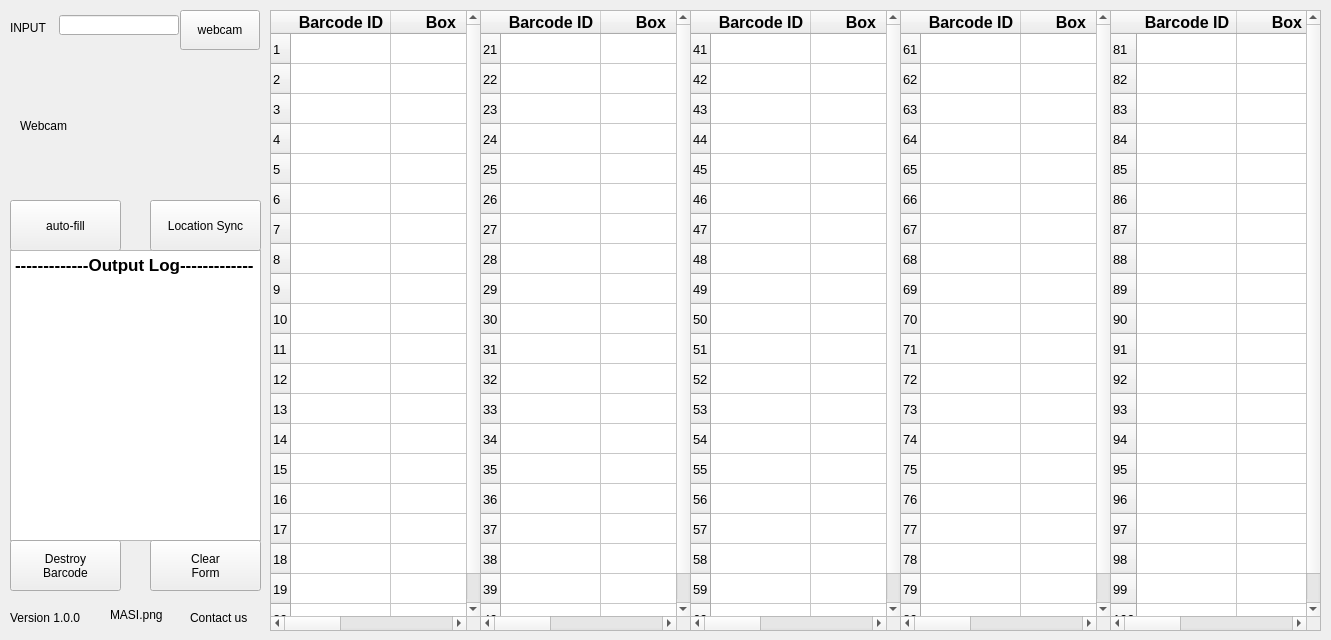
<?xml version="1.0" encoding="UTF-8"?>
<ui version="4.0">
 <class>Form</class>
 <widget class="QWidget" name="Form">
  <property name="geometry">
   <rect>
    <x>0</x>
    <y>0</y>
    <width>1331</width>
    <height>640</height>
   </rect>
  </property>
  <property name="windowTitle">
   <string>Form</string>
  </property>
  <widget class="QTableWidget" name="tableWidget_Group1">
   <property name="geometry">
    <rect>
     <x>270</x>
     <y>10</y>
     <width>211</width>
     <height>621</height>
    </rect>
   </property>
   <row>
    <property name="text">
     <string>1</string>
    </property>
    <property name="font">
     <font>
      <pointsize>10</pointsize>
     </font>
    </property>
   </row>
   <row>
    <property name="text">
     <string>2</string>
    </property>
    <property name="font">
     <font>
      <pointsize>10</pointsize>
     </font>
    </property>
   </row>
   <row>
    <property name="text">
     <string>3</string>
    </property>
    <property name="font">
     <font>
      <pointsize>10</pointsize>
     </font>
    </property>
   </row>
   <row>
    <property name="text">
     <string>4</string>
    </property>
    <property name="font">
     <font>
      <pointsize>10</pointsize>
     </font>
    </property>
   </row>
   <row>
    <property name="text">
     <string>5</string>
    </property>
    <property name="font">
     <font>
      <pointsize>10</pointsize>
     </font>
    </property>
   </row>
   <row>
    <property name="text">
     <string>6</string>
    </property>
    <property name="font">
     <font>
      <pointsize>10</pointsize>
     </font>
    </property>
   </row>
   <row>
    <property name="text">
     <string>7</string>
    </property>
    <property name="font">
     <font>
      <pointsize>10</pointsize>
     </font>
    </property>
   </row>
   <row>
    <property name="text">
     <string>8</string>
    </property>
    <property name="font">
     <font>
      <pointsize>10</pointsize>
     </font>
    </property>
   </row>
   <row>
    <property name="text">
     <string>9</string>
    </property>
    <property name="font">
     <font>
      <pointsize>10</pointsize>
     </font>
    </property>
   </row>
   <row>
    <property name="text">
     <string>10</string>
    </property>
    <property name="font">
     <font>
      <pointsize>10</pointsize>
     </font>
    </property>
   </row>
   <row>
    <property name="text">
     <string>11</string>
    </property>
    <property name="font">
     <font>
      <pointsize>10</pointsize>
     </font>
    </property>
   </row>
   <row>
    <property name="text">
     <string>12</string>
    </property>
    <property name="font">
     <font>
      <pointsize>10</pointsize>
     </font>
    </property>
   </row>
   <row>
    <property name="text">
     <string>13</string>
    </property>
    <property name="font">
     <font>
      <pointsize>10</pointsize>
     </font>
    </property>
   </row>
   <row>
    <property name="text">
     <string>14</string>
    </property>
    <property name="font">
     <font>
      <pointsize>10</pointsize>
     </font>
    </property>
   </row>
   <row>
    <property name="text">
     <string>15</string>
    </property>
    <property name="font">
     <font>
      <pointsize>10</pointsize>
     </font>
    </property>
   </row>
   <row>
    <property name="text">
     <string>16</string>
    </property>
    <property name="font">
     <font>
      <pointsize>10</pointsize>
     </font>
    </property>
   </row>
   <row>
    <property name="text">
     <string>17</string>
    </property>
    <property name="font">
     <font>
      <pointsize>10</pointsize>
     </font>
    </property>
   </row>
   <row>
    <property name="text">
     <string>18</string>
    </property>
    <property name="font">
     <font>
      <pointsize>10</pointsize>
     </font>
    </property>
   </row>
   <row>
    <property name="text">
     <string>19</string>
    </property>
    <property name="font">
     <font>
      <pointsize>10</pointsize>
     </font>
    </property>
   </row>
   <row>
    <property name="text">
     <string>20</string>
    </property>
    <property name="font">
     <font>
      <pointsize>10</pointsize>
     </font>
    </property>
   </row>
   <column>
    <property name="text">
     <string>Barcode ID</string>
    </property>
    <property name="whatsThis">
     <string/>
    </property>
    <property name="font">
     <font>
      <pointsize>12</pointsize>
      <weight>75</weight>
      <bold>true</bold>
     </font>
    </property>
    <property name="textAlignment">
     <set>AlignCenter</set>
    </property>
   </column>
   <column>
    <property name="text">
     <string>Box</string>
    </property>
    <property name="font">
     <font>
      <pointsize>12</pointsize>
      <weight>75</weight>
      <bold>true</bold>
     </font>
    </property>
    <property name="textAlignment">
     <set>AlignCenter</set>
    </property>
   </column>
   <column>
    <property name="text">
     <string>Pos</string>
    </property>
    <property name="font">
     <font>
      <pointsize>12</pointsize>
      <weight>75</weight>
      <bold>true</bold>
     </font>
    </property>
    <property name="textAlignment">
     <set>AlignCenter</set>
    </property>
   </column>
   <item row="0" column="0">
    <property name="text">
     <string/>
    </property>
    <property name="font">
     <font>
      <pointsize>10</pointsize>
     </font>
    </property>
    <property name="textAlignment">
     <set>AlignCenter</set>
    </property>
   </item>
   <item row="0" column="1">
    <property name="text">
     <string/>
    </property>
    <property name="font">
     <font>
      <pointsize>10</pointsize>
     </font>
    </property>
    <property name="textAlignment">
     <set>AlignCenter</set>
    </property>
   </item>
   <item row="0" column="2">
    <property name="text">
     <string/>
    </property>
    <property name="font">
     <font>
      <pointsize>10</pointsize>
     </font>
    </property>
    <property name="textAlignment">
     <set>AlignCenter</set>
    </property>
   </item>
  </widget>
  <widget class="QPushButton" name="btn_auto_fill">
   <property name="geometry">
    <rect>
     <x>10</x>
     <y>200</y>
     <width>111</width>
     <height>51</height>
    </rect>
   </property>
   <property name="text">
    <string>auto-fill</string>
   </property>
  </widget>
  <widget class="QLineEdit" name="textbox_barcode_id">
   <property name="geometry">
    <rect>
     <x>59</x>
     <y>15</y>
     <width>120</width>
     <height>20</height>
    </rect>
   </property>
   <property name="text">
    <string/>
   </property>
  </widget>
  <widget class="QTableWidget" name="tableWidget_Group2">
   <property name="geometry">
    <rect>
     <x>480</x>
     <y>10</y>
     <width>211</width>
     <height>621</height>
    </rect>
   </property>
   <row>
    <property name="text">
     <string>21</string>
    </property>
    <property name="font">
     <font>
      <pointsize>10</pointsize>
     </font>
    </property>
   </row>
   <row>
    <property name="text">
     <string>22</string>
    </property>
    <property name="font">
     <font>
      <pointsize>10</pointsize>
     </font>
    </property>
   </row>
   <row>
    <property name="text">
     <string>23</string>
    </property>
    <property name="font">
     <font>
      <pointsize>10</pointsize>
     </font>
    </property>
   </row>
   <row>
    <property name="text">
     <string>24</string>
    </property>
    <property name="font">
     <font>
      <pointsize>10</pointsize>
     </font>
    </property>
   </row>
   <row>
    <property name="text">
     <string>25</string>
    </property>
    <property name="font">
     <font>
      <pointsize>10</pointsize>
     </font>
    </property>
   </row>
   <row>
    <property name="text">
     <string>26</string>
    </property>
    <property name="font">
     <font>
      <pointsize>10</pointsize>
     </font>
    </property>
   </row>
   <row>
    <property name="text">
     <string>27</string>
    </property>
    <property name="font">
     <font>
      <pointsize>10</pointsize>
     </font>
    </property>
   </row>
   <row>
    <property name="text">
     <string>28</string>
    </property>
    <property name="font">
     <font>
      <pointsize>10</pointsize>
     </font>
    </property>
   </row>
   <row>
    <property name="text">
     <string>29</string>
    </property>
    <property name="font">
     <font>
      <pointsize>10</pointsize>
     </font>
    </property>
   </row>
   <row>
    <property name="text">
     <string>30</string>
    </property>
    <property name="font">
     <font>
      <pointsize>10</pointsize>
     </font>
    </property>
   </row>
   <row>
    <property name="text">
     <string>31</string>
    </property>
    <property name="font">
     <font>
      <pointsize>10</pointsize>
     </font>
    </property>
   </row>
   <row>
    <property name="text">
     <string>32</string>
    </property>
    <property name="font">
     <font>
      <pointsize>10</pointsize>
     </font>
    </property>
   </row>
   <row>
    <property name="text">
     <string>33</string>
    </property>
    <property name="font">
     <font>
      <pointsize>10</pointsize>
     </font>
    </property>
   </row>
   <row>
    <property name="text">
     <string>34</string>
    </property>
    <property name="font">
     <font>
      <pointsize>10</pointsize>
     </font>
    </property>
   </row>
   <row>
    <property name="text">
     <string>35</string>
    </property>
    <property name="font">
     <font>
      <pointsize>10</pointsize>
     </font>
    </property>
   </row>
   <row>
    <property name="text">
     <string>36</string>
    </property>
    <property name="font">
     <font>
      <pointsize>10</pointsize>
     </font>
    </property>
   </row>
   <row>
    <property name="text">
     <string>37</string>
    </property>
    <property name="font">
     <font>
      <pointsize>10</pointsize>
     </font>
    </property>
   </row>
   <row>
    <property name="text">
     <string>38</string>
    </property>
    <property name="font">
     <font>
      <pointsize>10</pointsize>
     </font>
    </property>
   </row>
   <row>
    <property name="text">
     <string>39</string>
    </property>
    <property name="font">
     <font>
      <pointsize>10</pointsize>
     </font>
    </property>
   </row>
   <row>
    <property name="text">
     <string>40</string>
    </property>
    <property name="font">
     <font>
      <pointsize>10</pointsize>
     </font>
    </property>
   </row>
   <column>
    <property name="text">
     <string>Barcode ID</string>
    </property>
    <property name="whatsThis">
     <string/>
    </property>
    <property name="font">
     <font>
      <pointsize>12</pointsize>
      <weight>75</weight>
      <bold>true</bold>
     </font>
    </property>
    <property name="textAlignment">
     <set>AlignCenter</set>
    </property>
   </column>
   <column>
    <property name="text">
     <string>Box</string>
    </property>
    <property name="font">
     <font>
      <pointsize>12</pointsize>
      <weight>75</weight>
      <bold>true</bold>
     </font>
    </property>
    <property name="textAlignment">
     <set>AlignCenter</set>
    </property>
   </column>
   <column>
    <property name="text">
     <string>Pos</string>
    </property>
    <property name="font">
     <font>
      <pointsize>12</pointsize>
      <weight>75</weight>
      <bold>true</bold>
     </font>
    </property>
    <property name="textAlignment">
     <set>AlignCenter</set>
    </property>
   </column>
   <item row="0" column="0">
    <property name="text">
     <string/>
    </property>
    <property name="font">
     <font>
      <pointsize>10</pointsize>
     </font>
    </property>
    <property name="textAlignment">
     <set>AlignCenter</set>
    </property>
   </item>
   <item row="0" column="1">
    <property name="text">
     <string/>
    </property>
    <property name="font">
     <font>
      <pointsize>10</pointsize>
     </font>
    </property>
    <property name="textAlignment">
     <set>AlignCenter</set>
    </property>
   </item>
   <item row="0" column="2">
    <property name="text">
     <string/>
    </property>
    <property name="font">
     <font>
      <pointsize>10</pointsize>
     </font>
    </property>
    <property name="textAlignment">
     <set>AlignCenter</set>
    </property>
   </item>
  </widget>
  <widget class="QTableWidget" name="tableWidget_Group3">
   <property name="geometry">
    <rect>
     <x>690</x>
     <y>10</y>
     <width>211</width>
     <height>621</height>
    </rect>
   </property>
   <row>
    <property name="text">
     <string>41</string>
    </property>
    <property name="font">
     <font>
      <pointsize>10</pointsize>
     </font>
    </property>
   </row>
   <row>
    <property name="text">
     <string>42</string>
    </property>
    <property name="font">
     <font>
      <pointsize>10</pointsize>
     </font>
    </property>
   </row>
   <row>
    <property name="text">
     <string>43</string>
    </property>
    <property name="font">
     <font>
      <pointsize>10</pointsize>
     </font>
    </property>
   </row>
   <row>
    <property name="text">
     <string>44</string>
    </property>
    <property name="font">
     <font>
      <pointsize>10</pointsize>
     </font>
    </property>
   </row>
   <row>
    <property name="text">
     <string>45</string>
    </property>
    <property name="font">
     <font>
      <pointsize>10</pointsize>
     </font>
    </property>
   </row>
   <row>
    <property name="text">
     <string>46</string>
    </property>
    <property name="font">
     <font>
      <pointsize>10</pointsize>
     </font>
    </property>
   </row>
   <row>
    <property name="text">
     <string>47</string>
    </property>
    <property name="font">
     <font>
      <pointsize>10</pointsize>
     </font>
    </property>
   </row>
   <row>
    <property name="text">
     <string>48</string>
    </property>
    <property name="font">
     <font>
      <pointsize>10</pointsize>
     </font>
    </property>
   </row>
   <row>
    <property name="text">
     <string>49</string>
    </property>
    <property name="font">
     <font>
      <pointsize>10</pointsize>
     </font>
    </property>
   </row>
   <row>
    <property name="text">
     <string>50</string>
    </property>
    <property name="font">
     <font>
      <pointsize>10</pointsize>
     </font>
    </property>
   </row>
   <row>
    <property name="text">
     <string>51</string>
    </property>
    <property name="font">
     <font>
      <pointsize>10</pointsize>
     </font>
    </property>
   </row>
   <row>
    <property name="text">
     <string>52</string>
    </property>
    <property name="font">
     <font>
      <pointsize>10</pointsize>
     </font>
    </property>
   </row>
   <row>
    <property name="text">
     <string>53</string>
    </property>
    <property name="font">
     <font>
      <pointsize>10</pointsize>
     </font>
    </property>
   </row>
   <row>
    <property name="text">
     <string>54</string>
    </property>
    <property name="font">
     <font>
      <pointsize>10</pointsize>
     </font>
    </property>
   </row>
   <row>
    <property name="text">
     <string>55</string>
    </property>
    <property name="font">
     <font>
      <pointsize>10</pointsize>
     </font>
    </property>
   </row>
   <row>
    <property name="text">
     <string>56</string>
    </property>
    <property name="font">
     <font>
      <pointsize>10</pointsize>
     </font>
    </property>
   </row>
   <row>
    <property name="text">
     <string>57</string>
    </property>
    <property name="font">
     <font>
      <pointsize>10</pointsize>
     </font>
    </property>
   </row>
   <row>
    <property name="text">
     <string>58</string>
    </property>
    <property name="font">
     <font>
      <pointsize>10</pointsize>
     </font>
    </property>
   </row>
   <row>
    <property name="text">
     <string>59</string>
    </property>
    <property name="font">
     <font>
      <pointsize>10</pointsize>
     </font>
    </property>
   </row>
   <row>
    <property name="text">
     <string>60</string>
    </property>
    <property name="font">
     <font>
      <pointsize>10</pointsize>
     </font>
    </property>
   </row>
   <column>
    <property name="text">
     <string>Barcode ID</string>
    </property>
    <property name="whatsThis">
     <string/>
    </property>
    <property name="font">
     <font>
      <pointsize>12</pointsize>
      <weight>75</weight>
      <bold>true</bold>
     </font>
    </property>
    <property name="textAlignment">
     <set>AlignCenter</set>
    </property>
   </column>
   <column>
    <property name="text">
     <string>Box</string>
    </property>
    <property name="font">
     <font>
      <pointsize>12</pointsize>
      <weight>75</weight>
      <bold>true</bold>
     </font>
    </property>
    <property name="textAlignment">
     <set>AlignCenter</set>
    </property>
   </column>
   <column>
    <property name="text">
     <string>Pos</string>
    </property>
    <property name="font">
     <font>
      <pointsize>12</pointsize>
      <weight>75</weight>
      <bold>true</bold>
     </font>
    </property>
    <property name="textAlignment">
     <set>AlignCenter</set>
    </property>
   </column>
   <item row="0" column="0">
    <property name="text">
     <string/>
    </property>
    <property name="font">
     <font>
      <pointsize>10</pointsize>
     </font>
    </property>
    <property name="textAlignment">
     <set>AlignCenter</set>
    </property>
   </item>
   <item row="0" column="1">
    <property name="text">
     <string/>
    </property>
    <property name="font">
     <font>
      <pointsize>10</pointsize>
     </font>
    </property>
    <property name="textAlignment">
     <set>AlignCenter</set>
    </property>
   </item>
   <item row="0" column="2">
    <property name="text">
     <string/>
    </property>
    <property name="font">
     <font>
      <pointsize>10</pointsize>
     </font>
    </property>
    <property name="textAlignment">
     <set>AlignCenter</set>
    </property>
   </item>
  </widget>
  <widget class="QTableWidget" name="tableWidget_Group4">
   <property name="geometry">
    <rect>
     <x>900</x>
     <y>10</y>
     <width>211</width>
     <height>621</height>
    </rect>
   </property>
   <row>
    <property name="text">
     <string>61</string>
    </property>
    <property name="font">
     <font>
      <pointsize>10</pointsize>
     </font>
    </property>
   </row>
   <row>
    <property name="text">
     <string>62</string>
    </property>
    <property name="font">
     <font>
      <pointsize>10</pointsize>
     </font>
    </property>
   </row>
   <row>
    <property name="text">
     <string>63</string>
    </property>
    <property name="font">
     <font>
      <pointsize>10</pointsize>
     </font>
    </property>
   </row>
   <row>
    <property name="text">
     <string>64</string>
    </property>
    <property name="font">
     <font>
      <pointsize>10</pointsize>
     </font>
    </property>
   </row>
   <row>
    <property name="text">
     <string>65</string>
    </property>
    <property name="font">
     <font>
      <pointsize>10</pointsize>
     </font>
    </property>
   </row>
   <row>
    <property name="text">
     <string>66</string>
    </property>
    <property name="font">
     <font>
      <pointsize>10</pointsize>
     </font>
    </property>
   </row>
   <row>
    <property name="text">
     <string>67</string>
    </property>
    <property name="font">
     <font>
      <pointsize>10</pointsize>
     </font>
    </property>
   </row>
   <row>
    <property name="text">
     <string>68</string>
    </property>
    <property name="font">
     <font>
      <pointsize>10</pointsize>
     </font>
    </property>
   </row>
   <row>
    <property name="text">
     <string>69</string>
    </property>
    <property name="font">
     <font>
      <pointsize>10</pointsize>
     </font>
    </property>
   </row>
   <row>
    <property name="text">
     <string>70</string>
    </property>
    <property name="font">
     <font>
      <pointsize>10</pointsize>
     </font>
    </property>
   </row>
   <row>
    <property name="text">
     <string>71</string>
    </property>
    <property name="font">
     <font>
      <pointsize>10</pointsize>
     </font>
    </property>
   </row>
   <row>
    <property name="text">
     <string>72</string>
    </property>
    <property name="font">
     <font>
      <pointsize>10</pointsize>
     </font>
    </property>
   </row>
   <row>
    <property name="text">
     <string>73</string>
    </property>
    <property name="font">
     <font>
      <pointsize>10</pointsize>
     </font>
    </property>
   </row>
   <row>
    <property name="text">
     <string>74</string>
    </property>
    <property name="font">
     <font>
      <pointsize>10</pointsize>
     </font>
    </property>
   </row>
   <row>
    <property name="text">
     <string>75</string>
    </property>
    <property name="font">
     <font>
      <pointsize>10</pointsize>
     </font>
    </property>
   </row>
   <row>
    <property name="text">
     <string>76</string>
    </property>
    <property name="font">
     <font>
      <pointsize>10</pointsize>
     </font>
    </property>
   </row>
   <row>
    <property name="text">
     <string>77</string>
    </property>
    <property name="font">
     <font>
      <pointsize>10</pointsize>
     </font>
    </property>
   </row>
   <row>
    <property name="text">
     <string>78</string>
    </property>
    <property name="font">
     <font>
      <pointsize>10</pointsize>
     </font>
    </property>
   </row>
   <row>
    <property name="text">
     <string>79</string>
    </property>
    <property name="font">
     <font>
      <pointsize>10</pointsize>
     </font>
    </property>
   </row>
   <row>
    <property name="text">
     <string>80</string>
    </property>
    <property name="font">
     <font>
      <pointsize>10</pointsize>
     </font>
    </property>
   </row>
   <column>
    <property name="text">
     <string>Barcode ID</string>
    </property>
    <property name="whatsThis">
     <string/>
    </property>
    <property name="font">
     <font>
      <pointsize>12</pointsize>
      <weight>75</weight>
      <bold>true</bold>
     </font>
    </property>
    <property name="textAlignment">
     <set>AlignCenter</set>
    </property>
   </column>
   <column>
    <property name="text">
     <string>Box</string>
    </property>
    <property name="font">
     <font>
      <pointsize>12</pointsize>
      <weight>75</weight>
      <bold>true</bold>
     </font>
    </property>
    <property name="textAlignment">
     <set>AlignCenter</set>
    </property>
   </column>
   <column>
    <property name="text">
     <string>Pos</string>
    </property>
    <property name="font">
     <font>
      <pointsize>12</pointsize>
      <weight>75</weight>
      <bold>true</bold>
     </font>
    </property>
    <property name="textAlignment">
     <set>AlignCenter</set>
    </property>
   </column>
   <item row="0" column="0">
    <property name="text">
     <string/>
    </property>
    <property name="font">
     <font>
      <pointsize>10</pointsize>
     </font>
    </property>
    <property name="textAlignment">
     <set>AlignCenter</set>
    </property>
   </item>
   <item row="0" column="1">
    <property name="text">
     <string/>
    </property>
    <property name="font">
     <font>
      <pointsize>10</pointsize>
     </font>
    </property>
    <property name="textAlignment">
     <set>AlignCenter</set>
    </property>
   </item>
   <item row="0" column="2">
    <property name="text">
     <string/>
    </property>
    <property name="font">
     <font>
      <pointsize>10</pointsize>
     </font>
    </property>
    <property name="textAlignment">
     <set>AlignCenter</set>
    </property>
   </item>
  </widget>
  <widget class="QLabel" name="cam_label">
   <property name="geometry">
    <rect>
     <x>20</x>
     <y>60</y>
     <width>241</width>
     <height>131</height>
    </rect>
   </property>
   <property name="text">
    <string>Webcam</string>
   </property>
  </widget>
  <widget class="QPushButton" name="btn_scanned">
   <property name="geometry">
    <rect>
     <x>180</x>
     <y>10</y>
     <width>80</width>
     <height>40</height>
    </rect>
   </property>
   <property name="text">
    <string>webcam</string>
   </property>
  </widget>
  <widget class="QTextEdit" name="plain_console">
   <property name="geometry">
    <rect>
     <x>10</x>
     <y>250</y>
     <width>251</width>
     <height>291</height>
    </rect>
   </property>
   <property name="html">
    <string>&lt;!DOCTYPE HTML PUBLIC &quot;-//W3C//DTD HTML 4.0//EN&quot; &quot;http://www.w3.org/TR/REC-html40/strict.dtd&quot;&gt;
&lt;html&gt;&lt;head&gt;&lt;meta name=&quot;qrichtext&quot; content=&quot;1&quot; /&gt;&lt;style type=&quot;text/css&quot;&gt;
p, li { white-space: pre-wrap; }
&lt;/style&gt;&lt;/head&gt;&lt;body style=&quot; font-family:'.SF NS Text'; font-size:13pt; font-weight:400; font-style:normal;&quot;&gt;
&lt;p style=&quot; margin-top:0px; margin-bottom:0px; margin-left:0px; margin-right:0px; -qt-block-indent:0; text-indent:0px;&quot;&gt;&lt;span style=&quot; font-weight:600;&quot;&gt;-------------Output Log-------------&lt;/span&gt;&lt;/p&gt;
&lt;p style=&quot;-qt-paragraph-type:empty; margin-top:0px; margin-bottom:0px; margin-left:0px; margin-right:0px; -qt-block-indent:0; text-indent:0px; font-weight:600;&quot;&gt;&lt;br /&gt;&lt;/p&gt;&lt;/body&gt;&lt;/html&gt;</string>
   </property>
  </widget>
  <widget class="QTableWidget" name="tableWidget_Group5">
   <property name="geometry">
    <rect>
     <x>1110</x>
     <y>10</y>
     <width>211</width>
     <height>621</height>
    </rect>
   </property>
   <row>
    <property name="text">
     <string>81</string>
    </property>
    <property name="font">
     <font>
      <pointsize>10</pointsize>
     </font>
    </property>
   </row>
   <row>
    <property name="text">
     <string>82</string>
    </property>
    <property name="font">
     <font>
      <pointsize>10</pointsize>
     </font>
    </property>
   </row>
   <row>
    <property name="text">
     <string>83</string>
    </property>
    <property name="font">
     <font>
      <pointsize>10</pointsize>
     </font>
    </property>
   </row>
   <row>
    <property name="text">
     <string>84</string>
    </property>
    <property name="font">
     <font>
      <pointsize>10</pointsize>
     </font>
    </property>
   </row>
   <row>
    <property name="text">
     <string>85</string>
    </property>
    <property name="font">
     <font>
      <pointsize>10</pointsize>
     </font>
    </property>
   </row>
   <row>
    <property name="text">
     <string>86</string>
    </property>
    <property name="font">
     <font>
      <pointsize>10</pointsize>
     </font>
    </property>
   </row>
   <row>
    <property name="text">
     <string>87</string>
    </property>
    <property name="font">
     <font>
      <pointsize>10</pointsize>
     </font>
    </property>
   </row>
   <row>
    <property name="text">
     <string>88</string>
    </property>
    <property name="font">
     <font>
      <pointsize>10</pointsize>
     </font>
    </property>
   </row>
   <row>
    <property name="text">
     <string>89</string>
    </property>
    <property name="font">
     <font>
      <pointsize>10</pointsize>
     </font>
    </property>
   </row>
   <row>
    <property name="text">
     <string>90</string>
    </property>
    <property name="font">
     <font>
      <pointsize>10</pointsize>
     </font>
    </property>
   </row>
   <row>
    <property name="text">
     <string>91</string>
    </property>
    <property name="font">
     <font>
      <pointsize>10</pointsize>
     </font>
    </property>
   </row>
   <row>
    <property name="text">
     <string>92</string>
    </property>
    <property name="font">
     <font>
      <pointsize>10</pointsize>
     </font>
    </property>
   </row>
   <row>
    <property name="text">
     <string>93</string>
    </property>
    <property name="font">
     <font>
      <pointsize>10</pointsize>
     </font>
    </property>
   </row>
   <row>
    <property name="text">
     <string>94</string>
    </property>
    <property name="font">
     <font>
      <pointsize>10</pointsize>
     </font>
    </property>
   </row>
   <row>
    <property name="text">
     <string>95</string>
    </property>
    <property name="font">
     <font>
      <pointsize>10</pointsize>
     </font>
    </property>
   </row>
   <row>
    <property name="text">
     <string>96</string>
    </property>
    <property name="font">
     <font>
      <pointsize>10</pointsize>
     </font>
    </property>
   </row>
   <row>
    <property name="text">
     <string>97</string>
    </property>
    <property name="font">
     <font>
      <pointsize>10</pointsize>
     </font>
    </property>
   </row>
   <row>
    <property name="text">
     <string>98</string>
    </property>
    <property name="font">
     <font>
      <pointsize>10</pointsize>
     </font>
    </property>
   </row>
   <row>
    <property name="text">
     <string>99</string>
    </property>
    <property name="font">
     <font>
      <pointsize>10</pointsize>
     </font>
    </property>
   </row>
   <row>
    <property name="text">
     <string>100</string>
    </property>
    <property name="font">
     <font>
      <pointsize>10</pointsize>
     </font>
    </property>
   </row>
   <column>
    <property name="text">
     <string>Barcode ID</string>
    </property>
    <property name="whatsThis">
     <string/>
    </property>
    <property name="font">
     <font>
      <pointsize>12</pointsize>
      <weight>75</weight>
      <bold>true</bold>
     </font>
    </property>
    <property name="textAlignment">
     <set>AlignCenter</set>
    </property>
   </column>
   <column>
    <property name="text">
     <string>Box</string>
    </property>
    <property name="font">
     <font>
      <pointsize>12</pointsize>
      <weight>75</weight>
      <bold>true</bold>
     </font>
    </property>
    <property name="textAlignment">
     <set>AlignCenter</set>
    </property>
   </column>
   <column>
    <property name="text">
     <string>Pos</string>
    </property>
    <property name="font">
     <font>
      <pointsize>12</pointsize>
      <weight>75</weight>
      <bold>true</bold>
     </font>
    </property>
    <property name="textAlignment">
     <set>AlignCenter</set>
    </property>
   </column>
   <item row="0" column="0">
    <property name="text">
     <string/>
    </property>
    <property name="font">
     <font>
      <pointsize>10</pointsize>
     </font>
    </property>
    <property name="textAlignment">
     <set>AlignCenter</set>
    </property>
   </item>
   <item row="0" column="1">
    <property name="text">
     <string/>
    </property>
    <property name="font">
     <font>
      <pointsize>10</pointsize>
     </font>
    </property>
    <property name="textAlignment">
     <set>AlignCenter</set>
    </property>
   </item>
   <item row="0" column="2">
    <property name="text">
     <string/>
    </property>
    <property name="font">
     <font>
      <pointsize>10</pointsize>
     </font>
    </property>
    <property name="textAlignment">
     <set>AlignCenter</set>
    </property>
   </item>
  </widget>
  <widget class="QLabel" name="label">
   <property name="geometry">
    <rect>
     <x>10</x>
     <y>20</y>
     <width>41</width>
     <height>16</height>
    </rect>
   </property>
   <property name="text">
    <string>INPUT</string>
   </property>
  </widget>
  <widget class="QPushButton" name="btn_locatoin_sync">
   <property name="geometry">
    <rect>
     <x>150</x>
     <y>200</y>
     <width>111</width>
     <height>51</height>
    </rect>
   </property>
   <property name="text">
    <string>Location Sync</string>
   </property>
  </widget>
  <widget class="QPushButton" name="btn_clear_form">
   <property name="geometry">
    <rect>
     <x>150</x>
     <y>540</y>
     <width>111</width>
     <height>51</height>
    </rect>
   </property>
   <property name="text">
    <string>Clear
Form</string>
   </property>
  </widget>
  <widget class="QLabel" name="label_15">
   <property name="geometry">
    <rect>
     <x>190</x>
     <y>610</y>
     <width>71</width>
     <height>16</height>
    </rect>
   </property>
   <property name="text">
    <string>Contact us</string>
   </property>
  </widget>
  <widget class="QLabel" name="label_13">
   <property name="geometry">
    <rect>
     <x>10</x>
     <y>610</y>
     <width>81</width>
     <height>16</height>
    </rect>
   </property>
   <property name="text">
    <string>Version 1.0.0</string>
   </property>
  </widget>
  <widget class="QPushButton" name="btn_destroy_barcode">
   <property name="geometry">
    <rect>
     <x>10</x>
     <y>540</y>
     <width>111</width>
     <height>51</height>
    </rect>
   </property>
   <property name="text">
    <string>Destroy
Barcode</string>
   </property>
  </widget>
  <widget class="QLabel" name="cam_label_2">
   <property name="geometry">
    <rect>
     <x>110</x>
     <y>590</y>
     <width>63</width>
     <height>50</height>
    </rect>
   </property>
   <property name="text">
    <string>MASI.png</string>
   </property>
  </widget>
 </widget>
 <resources/>
 <connections/>
</ui>
